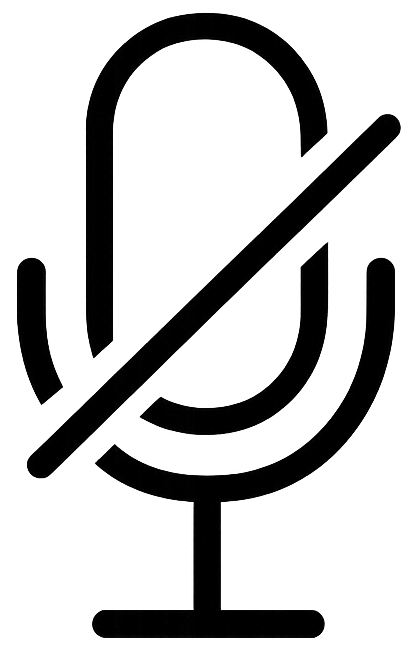
#> input picture disabled_mic.png, 402 x 659 px
$ python gradient.py
#> lines starting #> are read from the running program, lines starting #| are printed output that depends on the picture
#> the answer given: disabled_mic.png
from PIL import Image, ImageDraw
import os

def crop_transparent_area(image_path, output_path=None, add_gradient=False):
#> called with image_path = 'disabled_mic.png', add_gradient = True
    image = Image.open(image_path).convert("RGBA")
#> image is the input picture: PIL image 402x659 RGBA; mean R, G, B, A 0, 0, 0, 59.1
    alpha = image.getchannel("A")
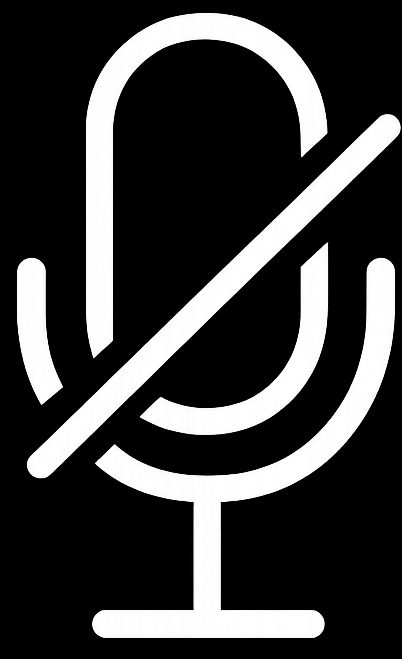
#> alpha: PIL image 402x659 L; min 0, max 255, mean 59.1
    bbox = alpha.getbbox()
#> bbox = (0, 0, 402, 659)

    if not bbox:
        print("Image is fully transparent.")
        return

    cropped = image.crop(bbox)
    alpha_cropped = alpha.crop(bbox)
    width, height = cropped.size
#> width = 402; height = 659

    if add_gradient:
        # Create vertical blue gradient
        gradient = Image.new("RGBA", (width, height), (0, 0, 0, 0))
#> gradient: PIL image 402x659 RGBA; every value is 0
        draw = ImageDraw.Draw(gradient)

        for y in range(height):
            blue = int(150 + 100 * (y / height))  # from 150 to 250
            draw.line([(0, y), (width, y)], fill=(0, 0, blue, 255))

        # Apply gradient only where image is visible
        gradient_masked = Image.composite(gradient, Image.new("RGBA", (width, height), (0, 0, 0, 0)), alpha_cropped)
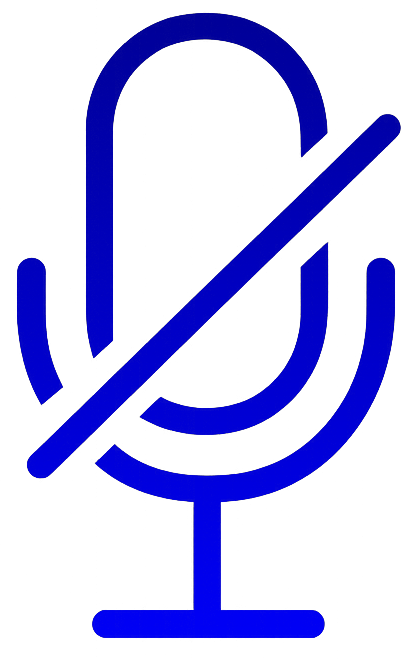
#> gradient_masked: PIL image 402x659 RGBA; mean R, G, B, A 0, 0, 46.5, 59.1; transparent parts drawn white
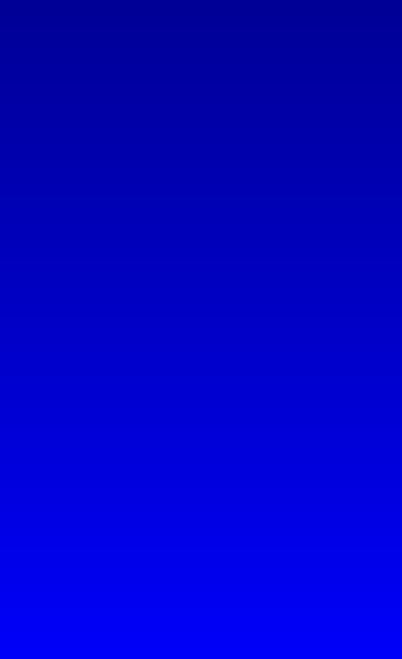
#> gradient: PIL image 402x659 RGBA; mean R, G, B, A 0, 0, 199.4, 255
        # Combine original image with gradient
        cropped = Image.alpha_composite(cropped, gradient_masked)

    if not output_path:
        name, ext = os.path.splitext(image_path)
        output_path = f"{name}_cropped_gradient{ext if add_gradient else ext}"

    cropped.save(output_path)
    print(f"Saved to: {output_path}")


if __name__ == "__main__":
    img_pth = input("Image path: ")
    crop_transparent_area(img_pth, add_gradient=True)

$ run again, on enabled_mic.png
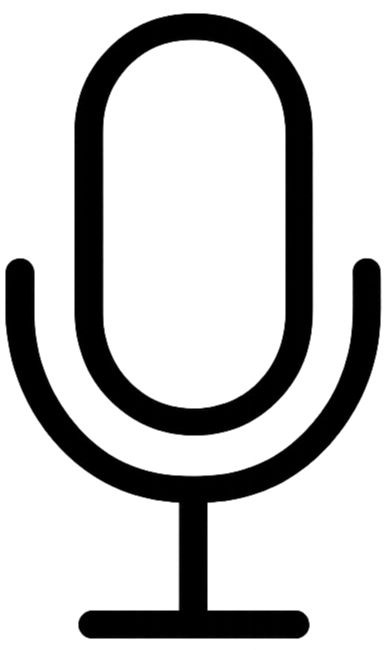
#> input picture enabled_mic.png, 384 x 650 px
#> in crop_transparent_area, image is the input picture: PIL image 384x650 RGBA; mean R, G, B, A 0, 0, 0, 56.7
#> in crop_transparent_area, `alpha = image.getchannel("A")`:
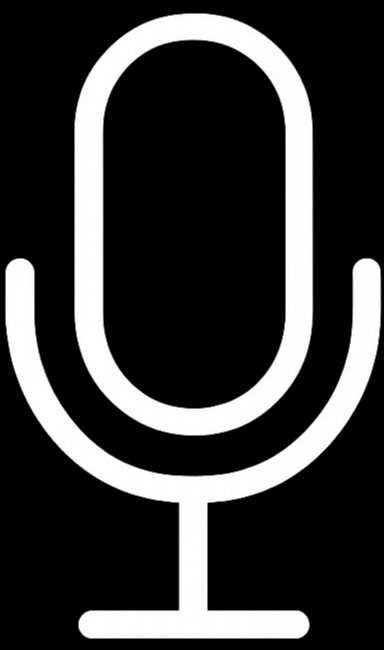
#> alpha: PIL image 384x650 L; min 0, max 255, mean 56.7
#> bbox = (0, 0, 384, 650)
#> in crop_transparent_area, `cropped = Image.alpha_composite(cropped, gradient_masked)`:
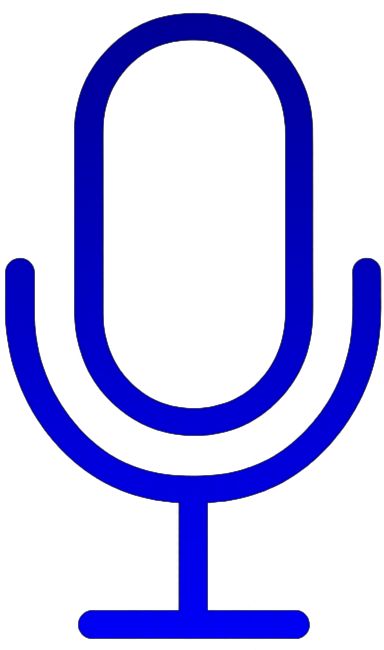
#> cropped: PIL image 384x650 RGBA; mean R, G, B, A 0, 0, 44.2, 58.3; transparent parts drawn white

$ run again, on enabled_trimmed.png
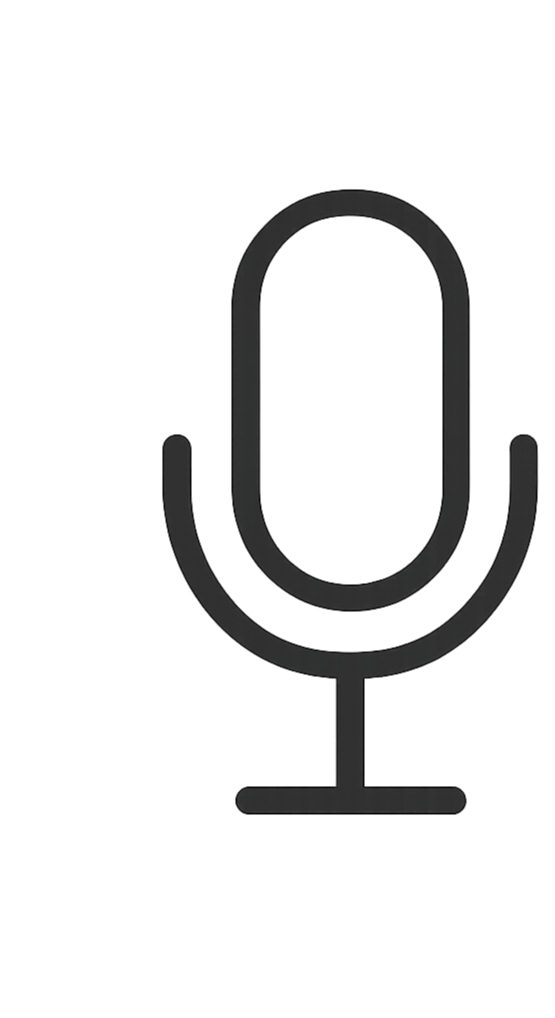
#> input picture enabled_trimmed.png, 555 x 1018 px
#> in crop_transparent_area, image is the input picture: PIL image 555x1018 RGBA; mean R, G, B, A 5.1, 5.2, 5.2, 25.1
#> in crop_transparent_area, `alpha = image.getchannel("A")`:
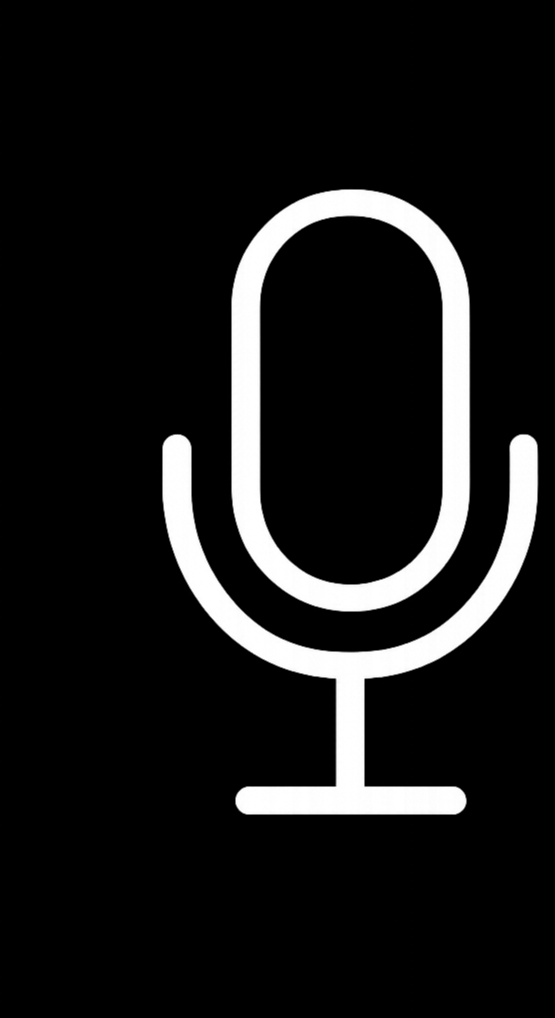
#> alpha: PIL image 555x1018 L; min 0, max 255, mean 25.1
#> bbox = (0, 0, 555, 1018)
#> in crop_transparent_area, `gradient_masked = Image.composite(gradient, Image.new("RGBA", (width, ..`:
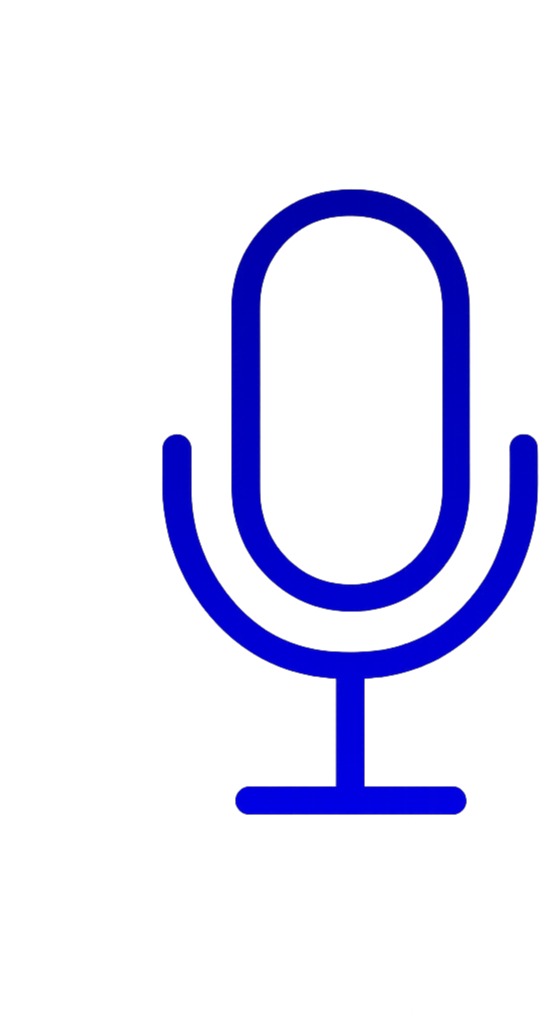
#> gradient_masked: PIL image 555x1018 RGBA; mean R, G, B, A 0, 0, 19.7, 25.1; transparent parts drawn white
